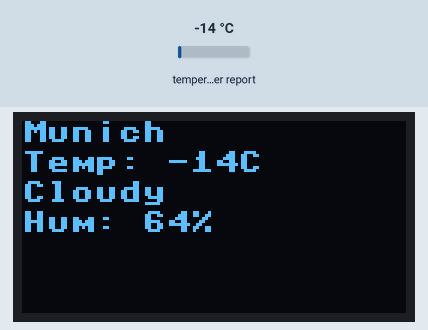
The program below on a simulated Raspberry Pi Pico running MicroPython. Parts: 128×64 one-colour display. The test bench sets the inputs (shaded band); at power-on: temperature in the web weather report 18 °C. WiFi joins after 1.5 s; requests to the public web service named in the program get a made-up reply in its usual format after 0.4 s (London, UTC, broken clouds, 64 % humidity, 1013 hPa unless stated); values from a settings file that is not in the repository are placeholders; library files of the repository ran but are not shown: sh1106.py; what the program prints to the serial console is not drawn.

1.3 s: temperature in the web weather report set to -14 °C
Above: at 3.8 s.
Timing chart, 0 to 5.3 s (numbered marks = the images above; inputs shaded):
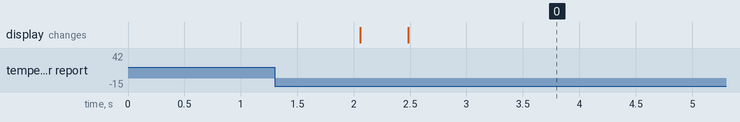

The program:

weather_to_pico.py
```python
import network
from time import sleep
import urequests
from machine import Pin, I2C
import sh1106
from secrets import WIFI_SSID, WIFI_PASSWORD, WEATHER_API_KEY
from oled_display import init_display

CITY = "Munich"

def init_wifi(ssid, password):
    wlan = network.WLAN(network.STA_IF)
    wlan.active(True)
    # Connect to your network
    wlan.connect(ssid, password)

    # Wait for Wi-Fi connection
    connection_timeout = 10
    while connection_timeout > 0:
        if wlan.status() >= 3:
            break
        connection_timeout -= 1
        sleep(1)

    # Check if connection is successful
    if wlan.status() != 3:
        print('Failed to establish a network connection')
        return False
    else:
        print('Connection successful!')
        network_info = wlan.ifconfig()
        return True


def get_weather():
    url = f"http://api.openweathermap.org/data/2.5/weather?q={CITY}&appid={WEATHER_API_KEY}&units=metric"
    response = urequests.get(url)
    data = response.json()
    response.close()  # Close the response to free up resources
    if data.get("main") and data.get("weather"):
        temp = data["main"]["temp"]
        desc = data["weather"][0]["main"]
        humidity = data["main"]["humidity"]
        if desc == "Clouds":
            desc = "Cloudy"
        elif desc == "Clear":
            desc = "Sunny"
        elif desc == "Rain":
            desc = "Rainy"
        elif desc == "Snow":
            desc = "Snowy"
        else:
            desc = "Weather not recognized"
        return f"{CITY}\nTemp: {int(temp)}C\n{desc}\nHum: {humidity}%"
    else:
        return "No data"

if init_wifi(WIFI_SSID, WIFI_PASSWORD):
    # Initialize the display
    display = init_display(rotate=180)
    try:
        weather = get_weather()
        display.text_multiline(weather, 0, 0, 1)
        display.show()

    except Exception as e:
        # Handle any exceptions during the request
        print('Error during request:', e)
        display.text('Error!', 0, 0)
        display.show()
    
```

oled_display.py
```python
import sh1106
from machine import Pin, I2C

def init_display(
    i2c_bus: int = 0,
    scl_pin: int = 5,
    sda_pin: int = 4,
    freq: int = 400_000,
    x_size: int = 128,
    y_size: int = 64,
    rotate: int = 0
) -> sh1106.SH1106_I2C:
    i2c = I2C(i2c_bus, scl=Pin(scl_pin), sda=Pin(sda_pin), freq=freq)
    display = sh1106.SH1106_I2C(x_size, y_size, i2c, res=None, addr=0x3c, rotate=rotate)
    display.sleep(False)
    display.fill(0)
    return display
```
